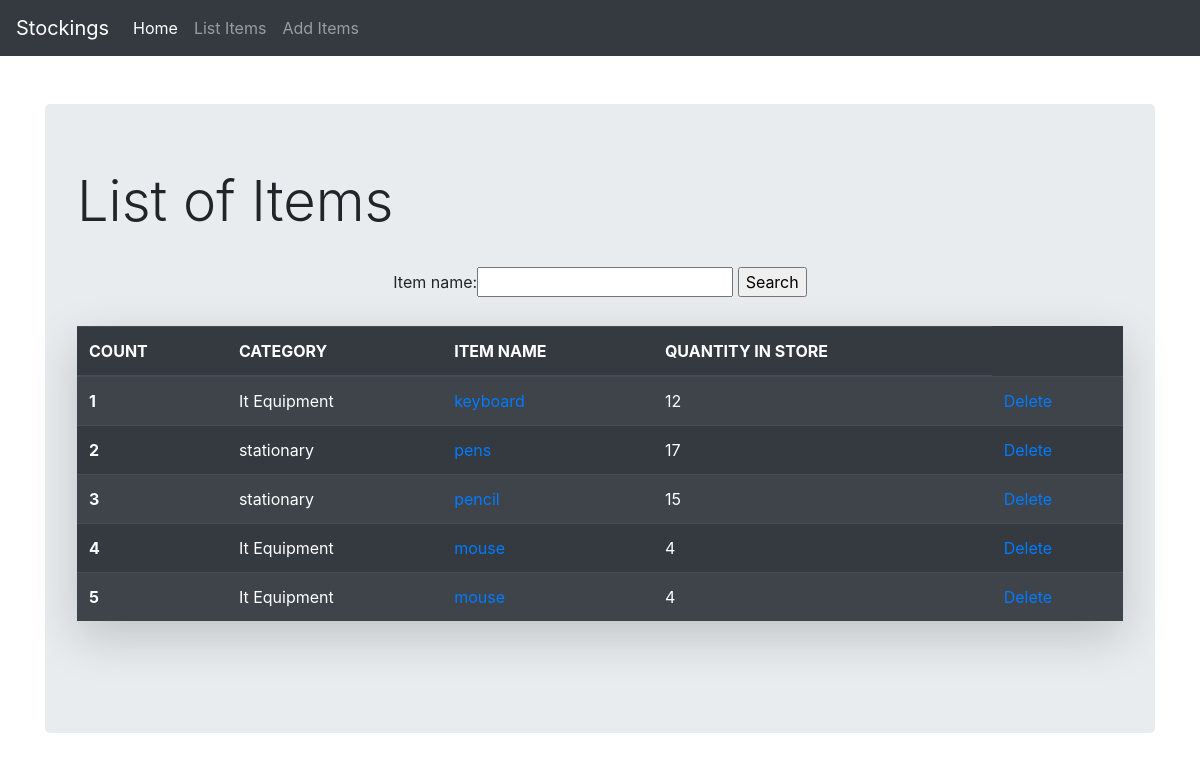
Page /list_item/ on the earlier database version.
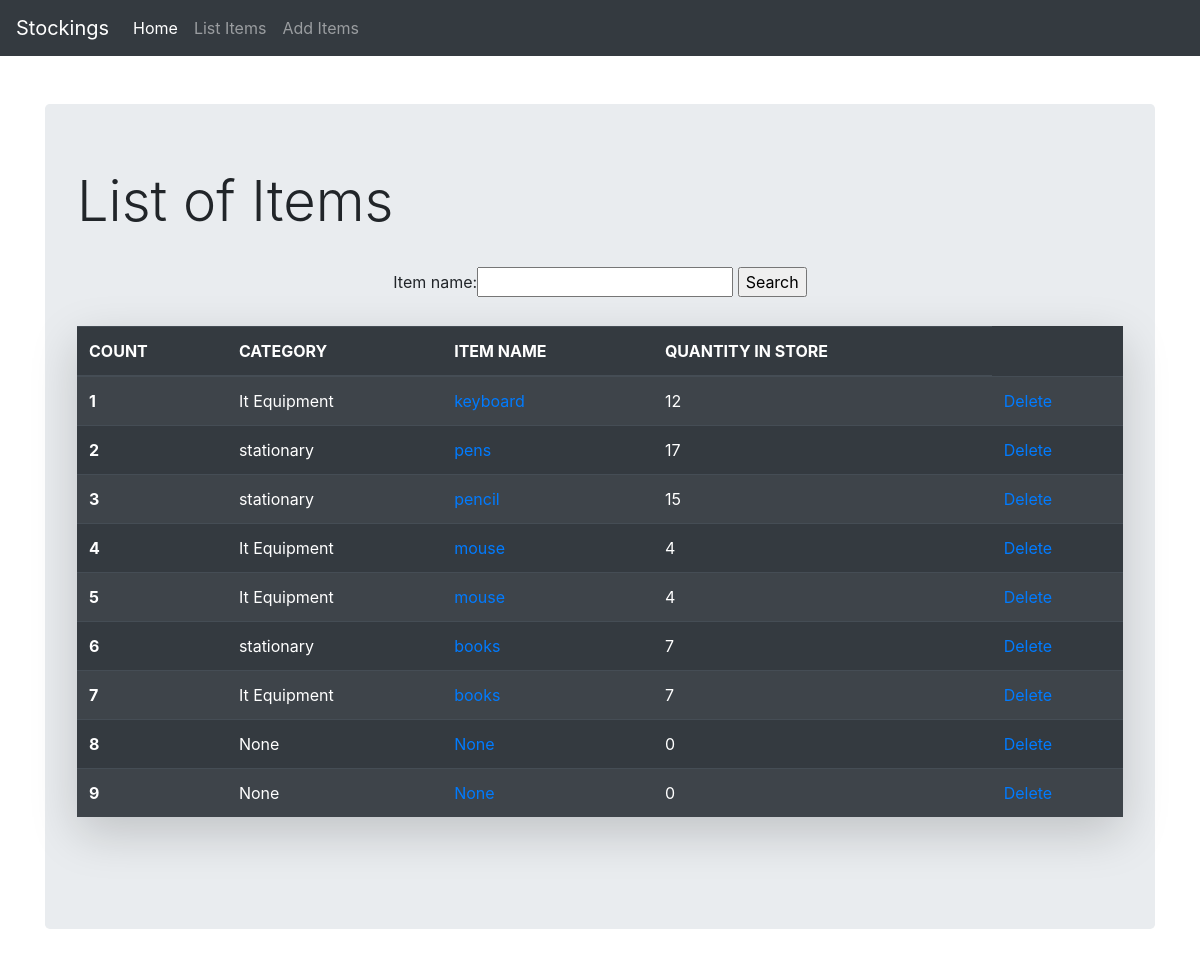
Same page on the later database version.
### stockmgmt/models.py (models this page shows, shortened)
class Stock(models.Model):
	category = models.CharField(max_length=50,blank=True, null=True, unique= True)
	item_name = models.CharField(max_length=50,blank=False, null=True)
	quantity = models.IntegerField(default='0', blank=False, null=True)
	receive_quantity = models.IntegerField(default='0', blank=True, null=True)
	receive_by = models.CharField(max_length=50, blank=True, null=True)
	issue_quantity = models.IntegerField(default='0', blank=True, null=True)
	issue_by = models.CharField(max_length=50, blank=True, null=True)
	issue_to = models.CharField(max_length=50, blank=True, null=True)
	phone_number = models.CharField(max_length=50, blank=True, null=True)
	created_by = models.CharField(max_length=50, blank=True, null=True)
	reorder_level = models.IntegerField(default='0', blank=True, null=True)
	last_updated = models.DateTimeField(auto_now_add=False, auto_now=True)
	export_to_CSV = models.BooleanField(default=False)

### stockmgmt/views.py (the view, shortened to what this page needs)
# urls.py: path('list_item/', views.list_item, name='list_item'),
def list_item(request):
	title = 'List of Items'
	form = StockSearchForm(request.POST or None)
	queryset = Stock.objects.all()
	context = {
		"form": form,
		"title": title,
		"queryset": queryset,
	}
	return render(request, "list_item.html", context)

### stockmgmt/forms.py
class StockSearchForm(forms.ModelForm):
   class Meta:
     model = Stock
     fields = ['item_name']

### stockmgmt/templates/list_item.html (shortened to what this page needs)
{% extends 'base.html' %}
{% load static %}
	{% block content %}
	<h1 class="display-4">{{title}}</h1>
	<br>
	<center>
	<form method='POST'>
    	{{form}}
        <input type="submit" value='Search'/>
	</form>
	</center>
			<br>
			<div class="shadow-lg mb-5 bg-white rounded">
			<table class="table table-striped table-dark">
		  <thead>
		    <tr>
		      <th scope="col">COUNT</th>
		      <th scope="col">CATEGORY</th>
		      <th scope="col">ITEM NAME</th>
		      <th scope="col">QUANTITY IN STORE</th>
		    </tr>
		  </thead>
		  <tbody>
		  	{% for instance in queryset %}
		    <tr>
		      <th scope="row">{{forloop.counter}}</th>
		      <td>{{instance.category}}</td>
		      <td><a href="{% url 'update_items' instance.id %}">{{instance.item_name}}</a></td>
		      <td>{{instance.quantity}}</td>
		      <td><a href="{% url 'delete_items' instance.id %}">Delete</a></td>
		      {% endfor %}
		  </tbody>
		</table>
		</div>
     {% endblock %}

Differences in the rows shown:
added Stock: category "stationary", item_name "books", quantity "7"
added Stock: category "It Equipment", item_name "books", quantity "7"
added Stock: category "None", item_name "None", quantity "0"
added Stock: category "None", item_name "None", quantity "0"
